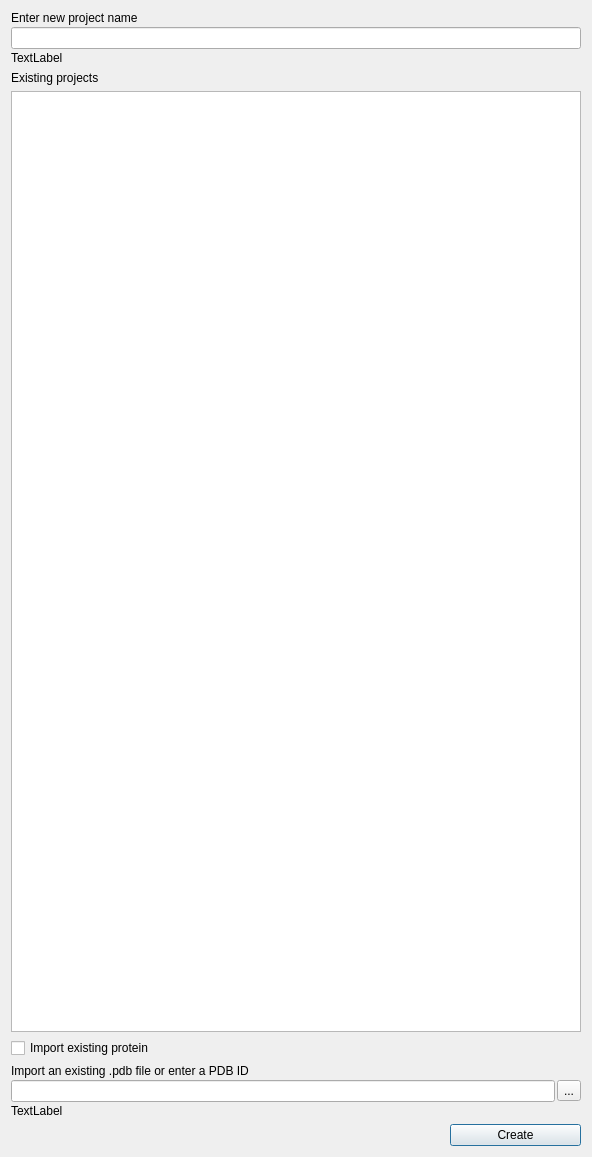
<?xml version="1.0" encoding="UTF-8"?>
<ui version="4.0">
 <class>Dialog</class>
 <widget class="QDialog" name="Dialog">
  <property name="geometry">
   <rect>
    <x>0</x>
    <y>0</y>
    <width>592</width>
    <height>1157</height>
   </rect>
  </property>
  <property name="windowTitle">
   <string>Dialog</string>
  </property>
  <layout class="QVBoxLayout" name="verticalLayout_2">
   <item>
    <layout class="QVBoxLayout" name="verticalLayout_26">
     <property name="spacing">
      <number>2</number>
     </property>
     <item>
      <widget class="QLabel" name="label_17">
       <property name="text">
        <string>Enter new project name</string>
       </property>
      </widget>
     </item>
     <item>
      <widget class="QLineEdit" name="txt_new_project_name"/>
     </item>
     <item>
      <widget class="QLabel" name="lbl_new_status_project_name">
       <property name="text">
        <string>TextLabel</string>
       </property>
       <property name="alignment">
        <set>Qt::AlignLeading|Qt::AlignLeft|Qt::AlignTop</set>
       </property>
       <property name="margin">
        <number>0</number>
       </property>
       <property name="indent">
        <number>-1</number>
       </property>
      </widget>
     </item>
    </layout>
   </item>
   <item>
    <layout class="QVBoxLayout" name="verticalLayout">
     <item>
      <widget class="QLabel" name="label_27">
       <property name="text">
        <string>Existing projects</string>
       </property>
      </widget>
     </item>
     <item>
      <widget class="QListView" name="list_create_projects_view"/>
     </item>
     <item>
      <widget class="QCheckBox" name="cb_new_add_reference">
       <property name="text">
        <string>Import existing protein</string>
       </property>
       <property name="checkable">
        <bool>true</bool>
       </property>
      </widget>
     </item>
    </layout>
   </item>
   <item>
    <layout class="QVBoxLayout" name="verticalLayout_36">
     <property name="spacing">
      <number>2</number>
     </property>
     <item>
      <widget class="QLabel" name="lbl_new_choose_reference">
       <property name="text">
        <string>Import an existing .pdb file or enter a PDB ID</string>
       </property>
      </widget>
     </item>
     <item>
      <layout class="QHBoxLayout" name="horizontalLayout_26">
       <item>
        <widget class="QLineEdit" name="txt_new_choose_reference"/>
       </item>
       <item>
        <widget class="QToolButton" name="btn_new_choose_reference">
         <property name="text">
          <string>...</string>
         </property>
        </widget>
       </item>
      </layout>
     </item>
     <item>
      <widget class="QLabel" name="lbl_new_status_choose_reference">
       <property name="text">
        <string>TextLabel</string>
       </property>
      </widget>
     </item>
    </layout>
   </item>
   <item>
    <layout class="QHBoxLayout" name="horizontalLayout_23">
     <item>
      <spacer name="horizontalSpacer_10">
       <property name="orientation">
        <enum>Qt::Horizontal</enum>
       </property>
       <property name="sizeHint" stdset="0">
        <size>
         <width>198</width>
         <height>20</height>
        </size>
       </property>
      </spacer>
     </item>
     <item>
      <widget class="QPushButton" name="btn_new_create_project">
       <property name="minimumSize">
        <size>
         <width>131</width>
         <height>0</height>
        </size>
       </property>
       <property name="text">
        <string>Create</string>
       </property>
      </widget>
     </item>
    </layout>
   </item>
  </layout>
 </widget>
 <resources/>
 <connections/>
</ui>
